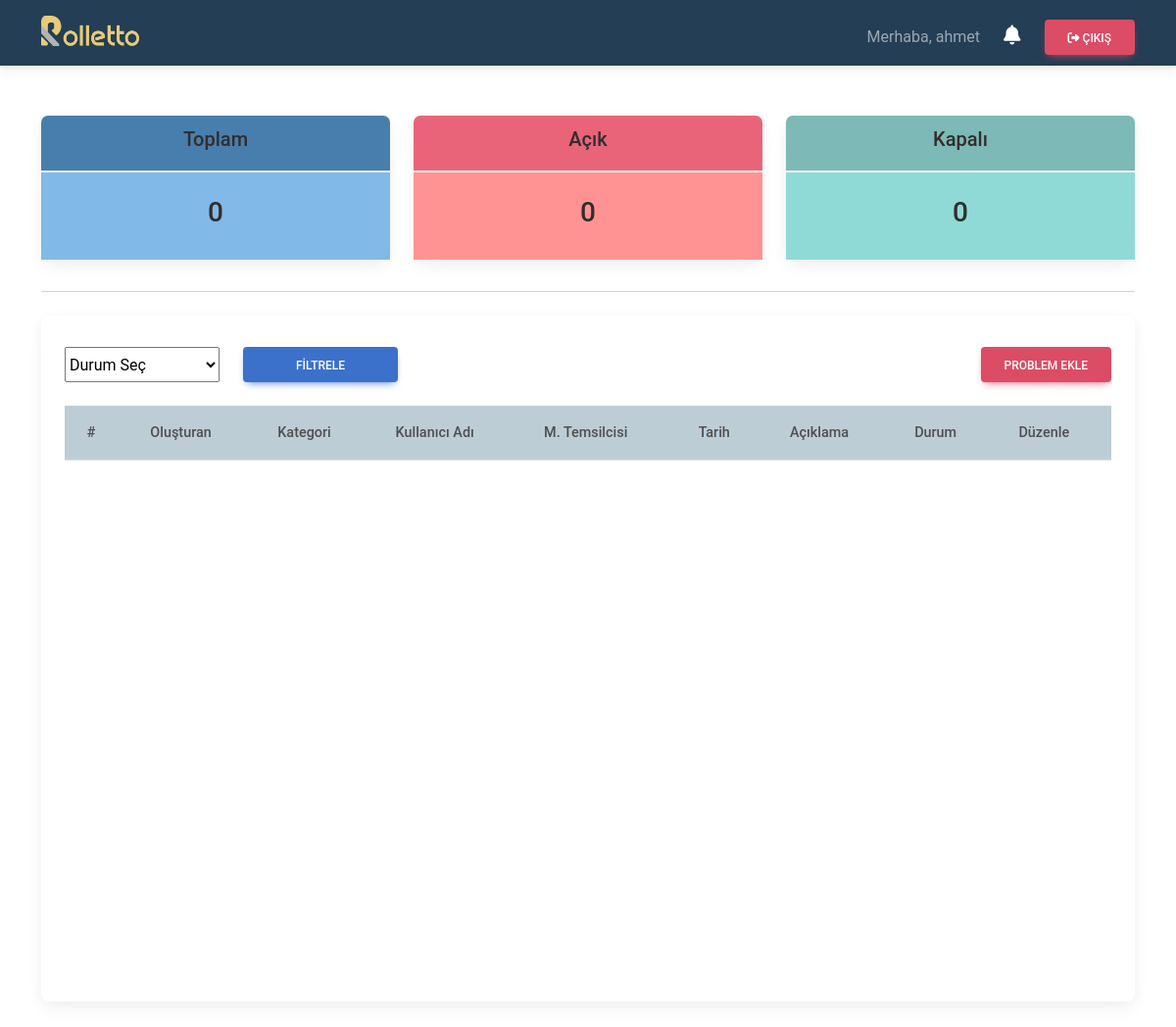
Before: /user/ (signed in) with the older database file.
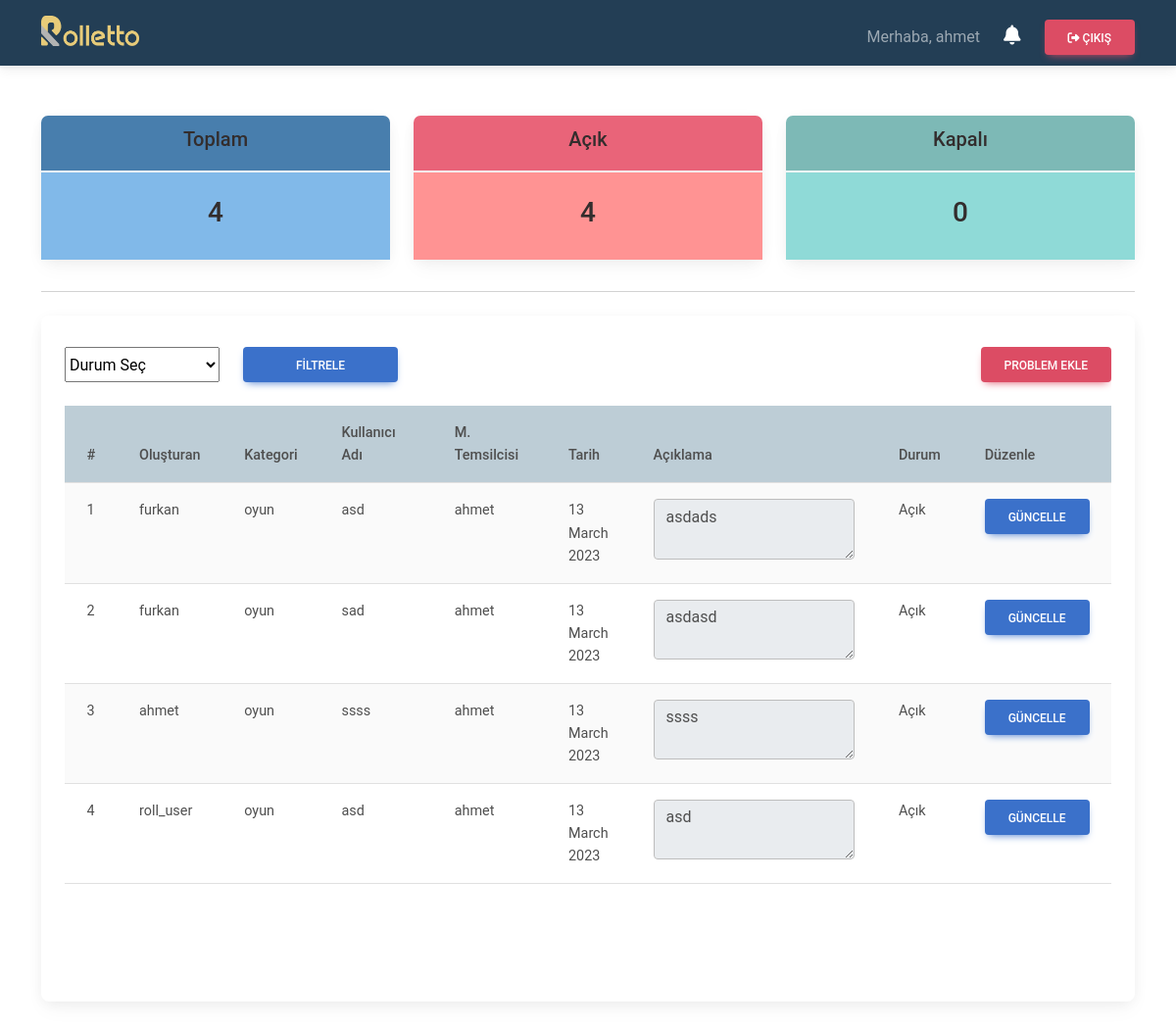
After: the same page with the newer database file.
### base/models.py (models this page shows, shortened)
class Problem(models.Model):
    STATUS = (
            ('Açık', 'Açık'),
            ('Kapalı', 'Kapalı')
            )
    class Meta:
        ordering = ['-date_created']
    add_by = models.CharField(max_length=20,null=True)
    customer_name = models.CharField(max_length=20,null=True)
    category = models.ForeignKey(Category, null=True, on_delete=models.SET_NULL)
    user = models.ForeignKey(User, null=True, on_delete=models.SET_NULL)
    description = models.TextField(null=True, blank=True)
    status = models.CharField(max_length=200, null=True, choices=STATUS)
    date_created = models.DateTimeField(auto_now_add=True, null=True)

class Category(models.Model):
    name = models.CharField(max_length=200, null=True)
    def __str__(self):
        return self.name

### base/views.py (the view)
# urls.py: path('user/', views.userPage, name='user'),
def userPage(request):
    user = request.user
    problems = Problem.objects.filter(user=request.user)
    unread_notification = Notification.objects.filter(user=request.user, read=False).count()
    total_problems = problems.count()
    open = problems.filter(status='Açık').count()
    close = problems.filter(status='Kapalı').count()
    problem_filter = ProblemFilter(request.GET, queryset=problems)
    problems = problem_filter.qs
    context = {'problems':problems,'user':user, 'total_problems':total_problems,'open':open,'close':close,'problem_filter':problem_filter, 'unread_notification':unread_notification}
    return render(request, 'base/user.html', context)

### base/templates/base/user.html (shortened to what this page needs)
{% extends 'base/main.html' %}
{% block content %}
    <br>
    <div class="container">
        {% include 'base/status.html' %}
        <div class="row mt-4">
            <div class="col-md-12">
                <div class="card card-body" style="height: 700px">
                    <div class="overflow-auto pt-0 border-0">
                        <form action="" method="GET" class="mb-3">
                            <div class="row">
                                <div class="col-lg-2 my-2 col-md d-grid">
                                    {{problem_filter.form.status}}
                                </div>
                                <div class="col-lg-2 my-2 col-md d-grid">
                                    <button class="btn btn-primary" type="submit" name="Submit">Filtrele</button>
                                </div>
                                <div class="my-2 col-md d-grid justify-content-end">
                                    <a class="btn btn-danger" href="{% url 'add_problem' %}">Problem Ekle</a>
                                </div>
                            </div>
                        </form>
                        <table class="table table-striped">
                            <thead class="position-sticky top-0" style="background-color:rgb(189, 205, 214);">
                                <tr>
                                    <th scope="col">#</th>
                                    <th scope="col">Oluşturan</th>
                                    <th scope="col">Kategori</th>
                                    <th scope="col">Kullanıcı Adı</th>
                                    <th scope="col">M. Temsilcisi</th>
                                    <th scope="col">Tarih</th>
                                    <th scope="col">Açıklama</th>
                                    <th scope="col">Durum</th>
                                    <th scope="col">Düzenle</th>
                                </tr>
                            </thead>
                            <tbody>
                                {% for problem in problems %}
                                    <tr>
                                        <td scope="row" style="width: 2%">{{forloop.counter}}</td>
                                        <td>{{problem.add_by}}</td>
                                        <td style="max-width: 250px;">{{problem.category}}</td>
                                        <td style="min-width: 115px;">{{problem.customer_name}}</td>
                                        <td style="min-width: 116px;">{{problem.user.username}}</td>
                                        <td>{{problem.date_created|date:"j F Y"}}</td>
                                        <td style=" min-width: 250px;"><textarea class="form-control" id="floatingTextarea"readonly>{{problem.description}}</textarea></td>
                                        <td>{{problem.status}}</td>
                                        <td><a class="btn btn-primary" href="{% url 'update_problem' problem.id %}">Güncelle</a></td>
                                    </tr>
                                {% endfor %}
                            </tbody>
                        </table>
                    </div>
                </div>
            </div>
        </div>
    </div>
    <br>
{% endblock content %}

Changed rows visible on the page:
added Problem: add_by "furkan", category "oyun", customer_name "asd", user.username "ahmet", date_created "13 March 2023", description "asdads", status "Açık"
added Problem: add_by "furkan", category "oyun", customer_name "sad", user.username "ahmet", date_created "13 March 2023", description "asdasd", status "Açık"
added Problem: add_by "ahmet", category "oyun", customer_name "ssss", user.username "ahmet", date_created "13 March 2023", description "ssss", status "Açık"
added Problem: add_by "roll_user", category "oyun", customer_name "asd", user.username "ahmet", date_created "13 March 2023", description "asd", status "Açık"
Other visible differences:
{{ total_problems }}: "0" → "4"
{{ open }}: "0" → "4"
